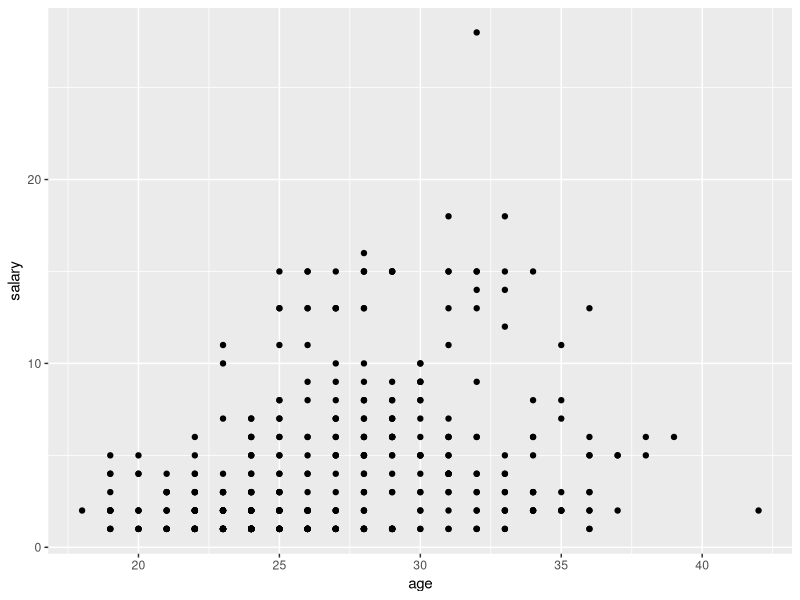
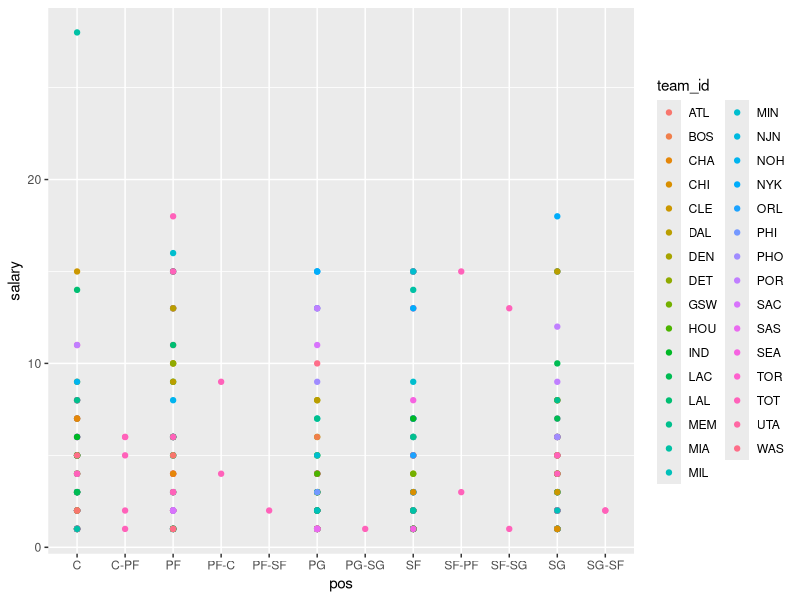
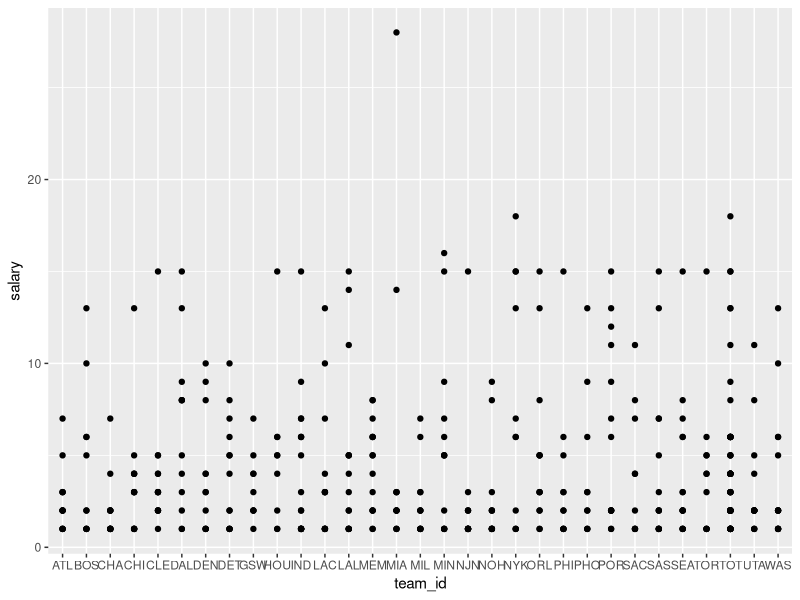
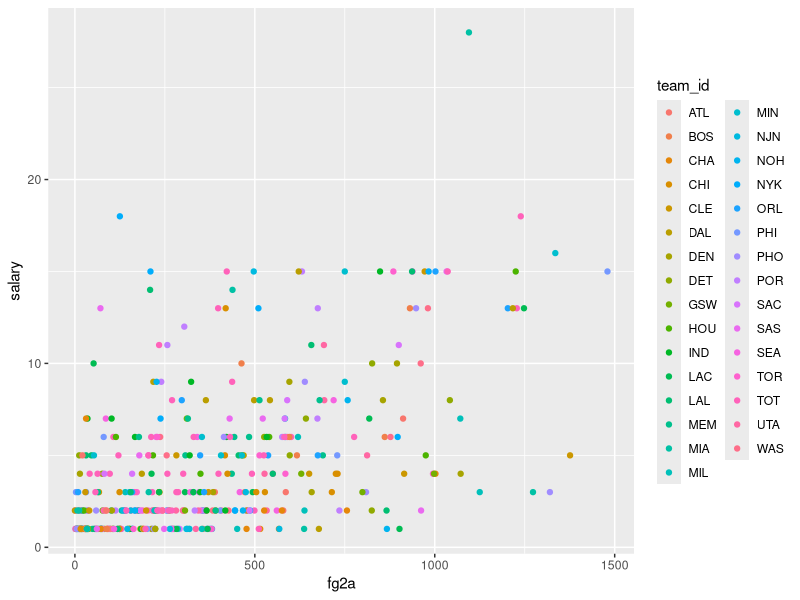
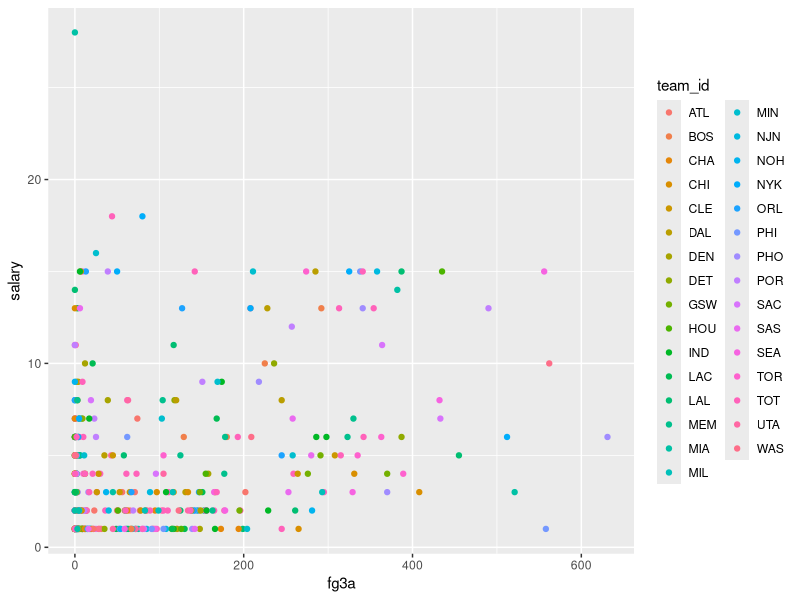
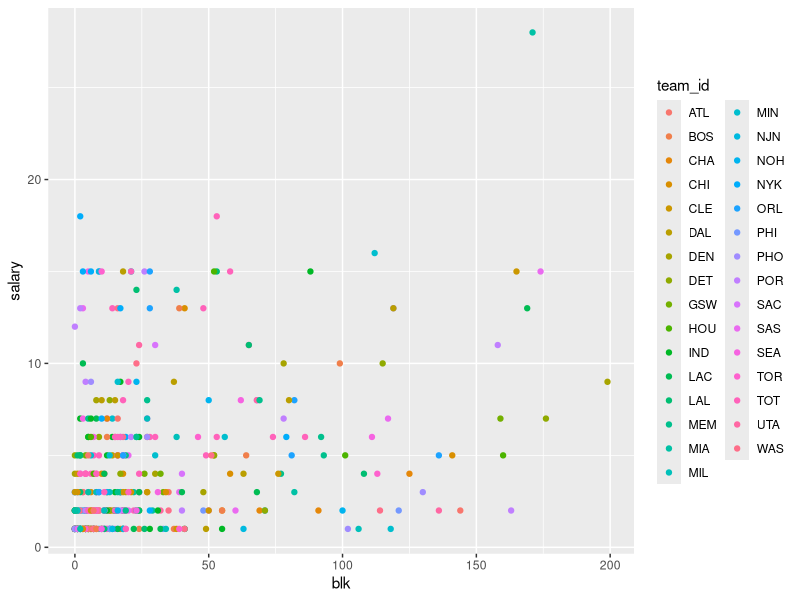
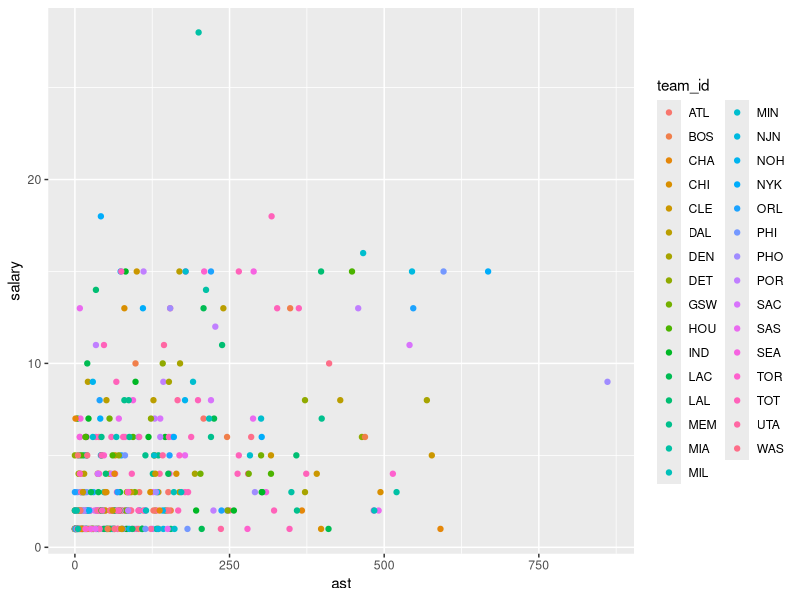
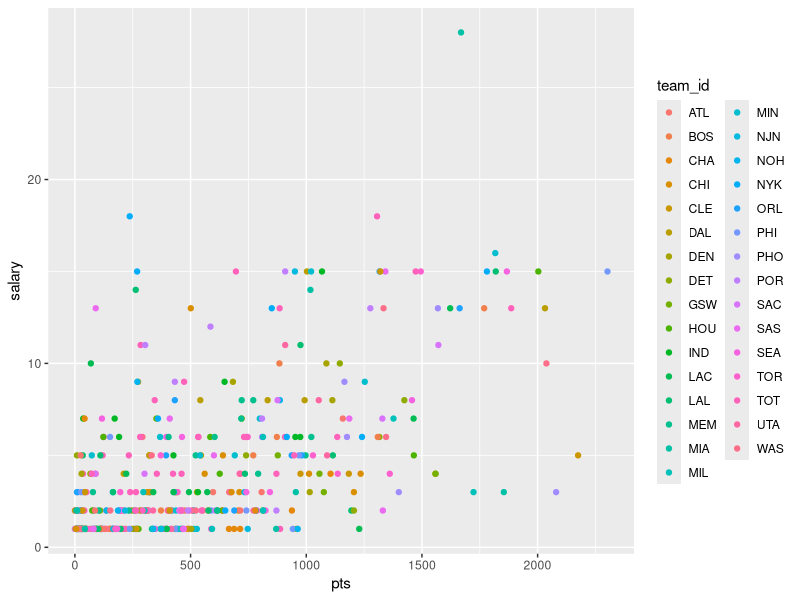

The R script that drew these images, in order: (Note: this script raises an error after producing the figures.)
setwd('C:/Users/lanyi/Desktop/Sem2/IS5126/guided project 1')

library(datasets)
library(ggplot2)

#load all the relavant data
Season0405<-read.csv(file='Season0405.csv',header=TRUE, sep=",")
Season0506<-read.csv(file='Season0506.csv',header=TRUE, sep=",")
Season0607<-read.csv(file='Season0607.csv',header=TRUE, sep=",")
Season0708<-read.csv(file='Season0708.csv',header=TRUE, sep=",")
Season0809<-read.csv(file='Season0809.csv',header=TRUE, sep=",")
Season0910<-read.csv(file='Season0910.csv',header=TRUE, sep=",")
Season1011<-read.csv(file='Season1011.csv',header=TRUE, sep=",")
Season1112<-read.csv(file='Season1112.csv',header=TRUE, sep=",")
Season1213<-read.csv(file='Season1213.csv',header=TRUE, sep=",")
Season1314<-read.csv(file='Season1314.csv',header=TRUE, sep=",")
Season1415<-read.csv(file='Season1415.csv',header=TRUE, sep=",")
allSeason<-rbind(Season0405,Season0506,Season0607,Season0708,Season0809,Season0910,Season1011,Season1112,Season1213,Season1314,Season1415)

#Data exploration
Season0405$salary<-ceiling(Season0405$salary/1000000)
ggplot(Season0405,aes(age,salary))+geom_point()
ggplot(Season0405,aes(pos,salary,color=team_id))+geom_point()
ggplot(Season0405,aes(team_id,salary))+geom_point()
ggplot(Season0405,aes(fg2a,salary,color=team_id))+geom_point()
ggplot(Season0405,aes(fg3a,salary,color=team_id))+geom_point()
ggplot(Season0405,aes(blk,salary,color=team_id))+geom_point()
ggplot(Season0405,aes(ast,salary,color=team_id))+geom_point()
ggplot(Season0405,aes(pts,salary,color=team_id))+geom_point()
ggplot(Season0405,aes(fg3_pct,salary,color=team_id))+geom_point()
ggplot(Season0405,aes(debut,salary,color=team_id))+geom_point()
ggplot(Season0405,aes(height,salary,color=team_id))+geom_point()
ggplot(Season0405,aes(fg,salary,color=team_id))+geom_point()
ggplot(Season0405,aes(tov,salary,color=team_id))+geom_point()
ggplot(Season1415,aes(tov,salary,color=team_id))+geom_point()
head(Season0405)

#kmeans part
columnnames<-c("ts_pct","age","salary")
newdata<-Season0405[columnnames]
newdata$age<-newdata$age/50
newone<-na.omit(newdata)
ggplot(newone,aes(tov,ws,color=salary))+geom_point()
Cluster<-kmeans(newone[,1:3],5,nstart=5000)
Cluster
ggplot(newone,aes(ts_pct,age,color=Cluster$cluster))+geom_point()+scale_color_gradient(low="blue", high="red")
table(Cluster$cluster)


#linear regression part
ylm<-lm(salary~debut+weight+per+ts_pct+tov_pct+mp+blk_pct+ws+stl_pct+trb_pct,data=Season1415)
summary(ylm)

ggplot(Season1415,aes(tov,fg,color=salary))+geom_point()
#Test if height and weight are correlated
handw<-lm(height~weight,data=allSeason)
summary(handw)
ggplot(Season1415,aes(height,weight))+geom_point()

